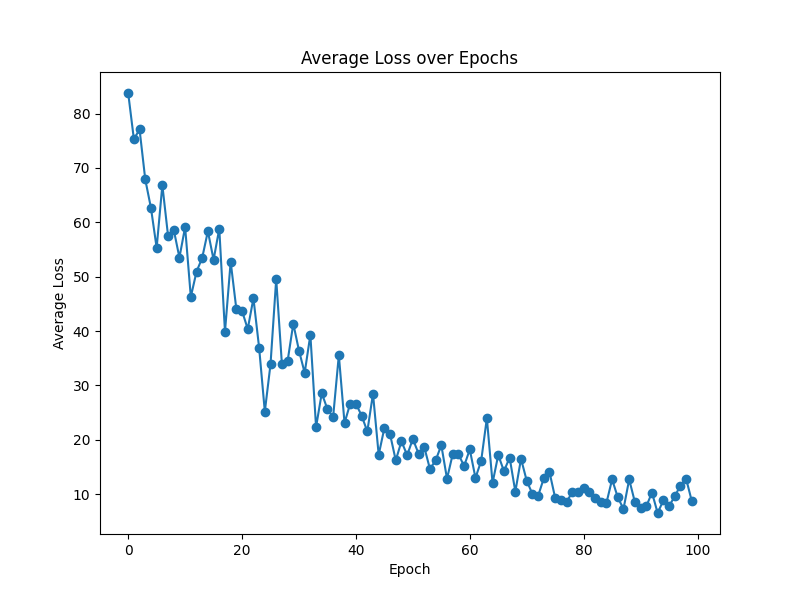
#> input picture artifacts/UNet ClinicDB Loss.png, 800 x 600 px
$ python -i loss.py   (imports and definitions only)
#> lines starting #> are read from the running program, lines starting #| are printed output that depends on the picture
from pathlib import Path

import matplotlib.pyplot as plt

from project.config import PROJECT_ROOT


def plot_loss_over_epoch(data):
    # Parse data and group losses by epoch
    epoch_losses = {}

    for entry in data:
        parts = entry.split(',')
        epoch = int(parts[0].split()[1])
        loss = float(parts[2].split()[1])

        if epoch not in epoch_losses:
            epoch_losses[epoch] = []
        epoch_losses[epoch].append(loss)

    # Calculate average loss per epoch
    epochs = sorted(epoch_losses.keys())
    avg_losses = [sum(losses) / len(losses) for losses in epoch_losses.values()]

    # Plot the loss over epoch
    plt.figure(figsize=(8, 6))
    plt.plot(epochs, avg_losses, marker='o', clip_on=False)
    plt.xlabel("Epoch")
    plt.ylabel("Average Loss")
    # y ranges from 0 to 100
    plt.ylim(0, 100)
    plt.xlim(0, len(epochs))
    plt.title("Average Loss over Epochs")
    plt.savefig(Path(PROJECT_ROOT) / "artifacts" / "UNet ClinicDB Loss.svg")
    plt.show()

# [4 lines not run here, left out]

>>> import cv2
>>> picture = cv2.imread('../../../artifacts/UNet ClinicDB Loss.png', cv2.IMREAD_GRAYSCALE)
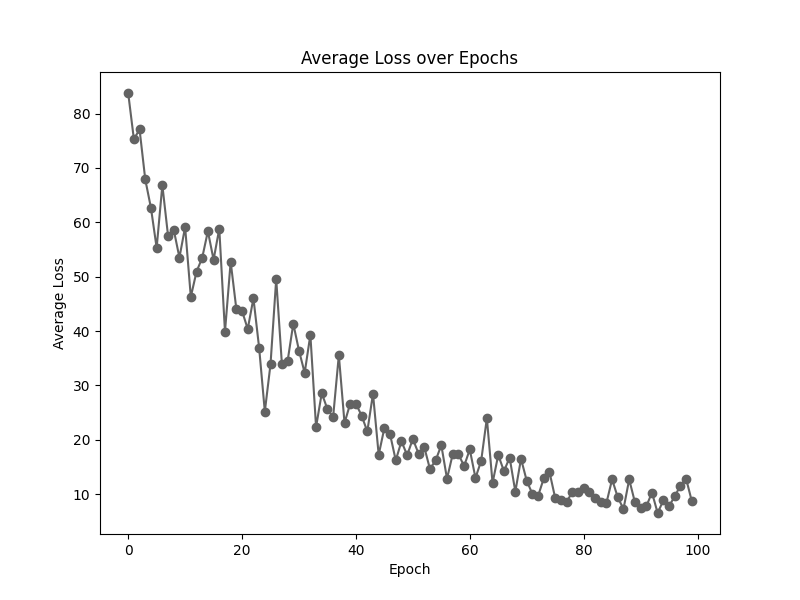
#> picture: shape (600, 800); min 0, max 255, mean 249.1
#> the loop in plot_loss_over_epoch, `for entry in data:` made 1 pass
#> after the loop in plot_loss_over_epoch, `for entry in data:`: epoch_losses = 0 items
#> (the run stopped early here; a loop or call above may not have finished)
